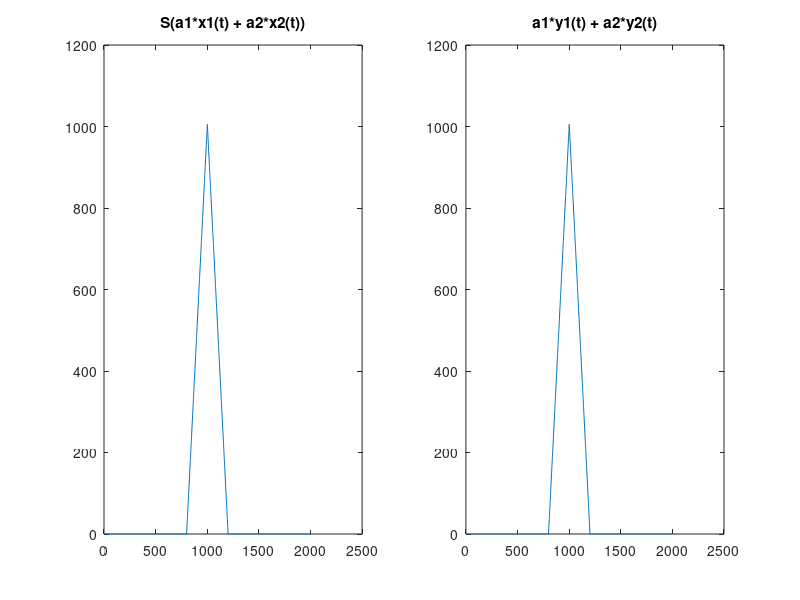
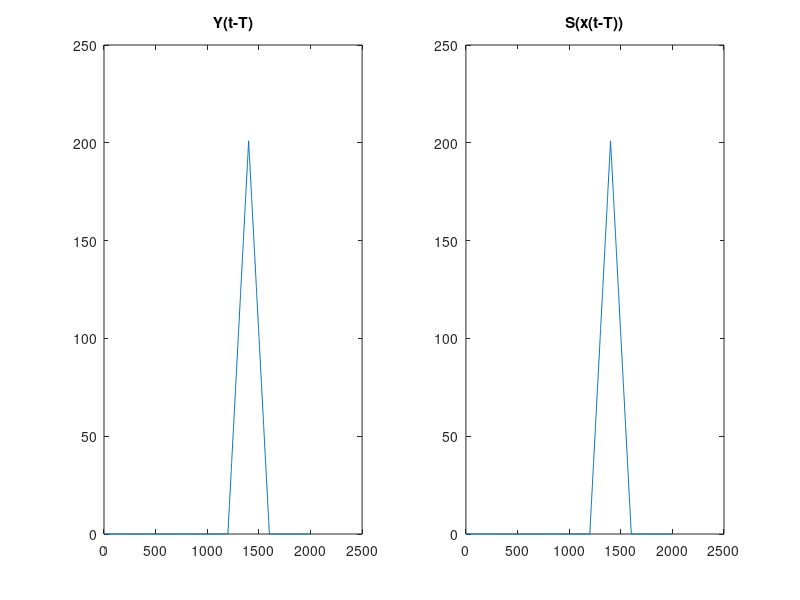

These figures' MATLAB source, in order:
t = -5:0.01:5; % input
X = @(t) (t>=-1 & t<=1);
H = @(t) (t>=-1 & t<=1);
Y = @(t) conv(X(t) , H(t)); % output
S = @(X) conv(X , H(t));
a1 = 2; a2 = 3; % amplitude given by user
t = -5:0.01:5;
x1 = a1.*X(t);
x2 = a2.*X(t);
subplot(1,2,1);
plot(S(x1+x2));
title('S(a1*x1(t) + a2*x2(t))');
y1 = a1.*Y(t);
y2 = a2.*Y(t);
subplot(1,2,2);
plot(y1+y2);
title("a1*y1(t) + a2*y2(t)");
figure;
T = 4;
subplot(1,2,1);
YT = conv(X(t - T) , H(t));
plot(YT);
title("Y(t-T)");
subplot(1,2,2);
plot(S(X(t-T)));
title("S(x(t-T))");